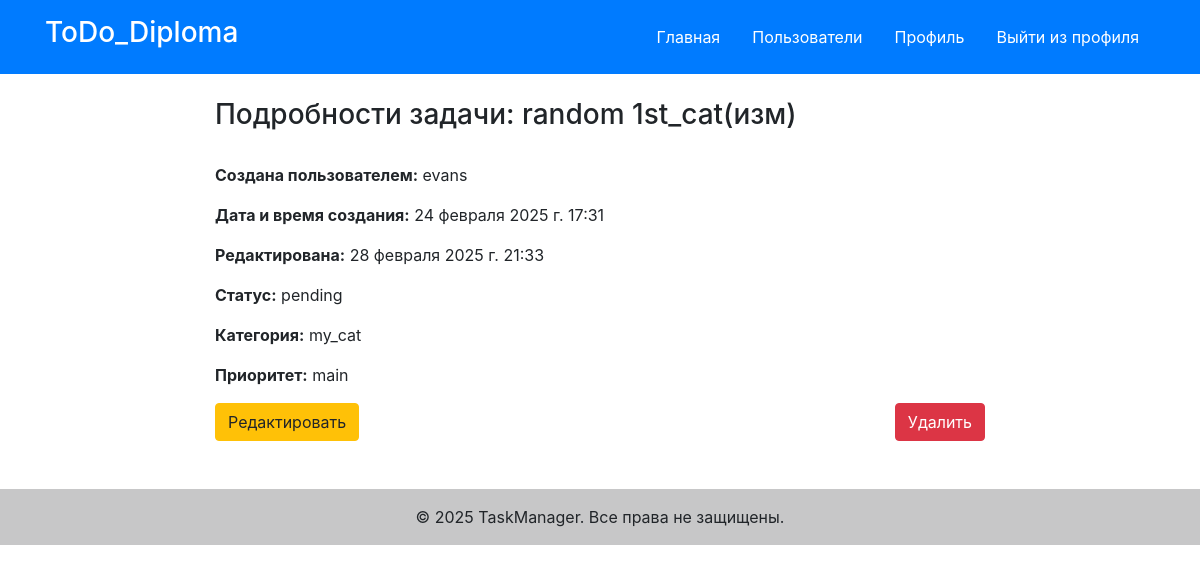
The page /task/14/ (signed in) on the database its author committed.
### task/models.py (models this page shows, shortened)
class Task(models.Model):
    STATUS_CHOICES = [
        ('pending', 'В ожидании'),
        ('in_progress', 'В процессе'),
        ('completed', 'Завершено'),
    ]
    created_by = models.ForeignKey(User, on_delete=models.CASCADE, related_name='tasks') # related_name позволяет обращаться к задачам пользователя через user.tasks.all().
    title = models.CharField(max_length=100)
    description = models.CharField(blank=True, null=True, max_length=255)
    status = models.CharField(max_length=20, choices=STATUS_CHOICES, default='pending')
    completed = models.BooleanField(default=False)
    created_at = models.DateTimeField(auto_now_add=True)
    completed_at = models.DateTimeField(blank=True, null=True)
    updated_at = models.DateTimeField(blank=True, null=True)
    deleted_at = models.DateTimeField(blank=True, null=True)
    deleted = models.BooleanField(default=False)
    category = models.ForeignKey(Category, on_delete=models.CASCADE) # автоматически удаляет или изменяет строки из зависимой таблицы при удалении или изменении связанных строк в главной таблице
    priority = models.ForeignKey(Priority, on_delete=models.CASCADE)
    is_deleted = models.BooleanField(default=False)  # Поле для soft delete пользователем
    class Meta:
        verbose_name = "Задача"
        verbose_name_plural = "Задачи"

### categories/models.py (models this page shows)
class Category(models.Model):
    created_by = models.ForeignKey(User, on_delete=models.CASCADE)
    name = models.CharField(max_length=50)
    description = models.CharField(max_length=255, blank=True, null=True)
    created_at = models.DateTimeField(auto_now_add=True)
    updated_at = models.DateTimeField(blank=True, null=True)
    deleted_at = models.DateTimeField(blank=True, null=True)
    deleted = models.BooleanField(default=False)
    def __str__(self):
        return self.name
    class Meta:
        verbose_name = "Категория"
        verbose_name_plural = "Категории"

### priorities/models.py (models this page shows)
class Priority(models.Model):
    created_by = models.ForeignKey(User, on_delete=models.CASCADE, related_name='priorities')
    name = models.CharField(max_length=20)
    created_at = models.DateTimeField(auto_now_add=True)
    updated_at = models.DateTimeField(blank=True, null=True)
    deleted_at = models.DateTimeField(blank=True, null=True)
    deleted = models.BooleanField(default=False)
    def __str__(self):
        return self.name
    class Meta:
        verbose_name = "Приоритет"
        verbose_name_plural = "Приоритеты"

### task/views.py (the view)
# urls.py: path('<int:pk>/', TaskDetailView.as_view(), name='task_detail'),
class TaskDetailView(LoginRequiredMixin, DetailView):
    model = Task
    template_name = 'task/task_detail.html'
    def get_queryset(self):
        return Task.objects.filter(created_by=self.request.user)

### task/templates/task/task_detail.html (shortened to what this page needs)
{% extends 'task/base.html' %}
{% block content %}
<div class="container mt-4" style="max-width: 800px; margin: auto;">
    <div class="d-flex justify-content-between align-items-center mb-4">
        <h1 class="h3">Подробности задачи: {{ object.title }}</h1>
    </div>
    <p><strong>Создана пользователем:</strong> {{ object.created_by }}</p>
    <p><strong>Дата и время создания:</strong> {{ object.created_at }}</p>
    <p><strong>Редактирована:</strong> {{ object.updated_at }}</p>
    <p><strong>Статус:</strong> {{ object.status }}</p>
    <p><strong>Категория:</strong> {{ object.category }}</p>
    <p><strong>Приоритет:</strong> {{ object.priority }}</p>
    <div class="d-flex justify-content-between align-items-center">
        <div class="me-auto">
            <a href="{% url 'task_edit' task.pk %}" class="btn btn-warning me-2">Редактировать</a>
        </div>
        <div class="d-flex ms-auto">
            <a href="{% url 'task_delete' task.pk %}" class="btn btn-danger me-2">Удалить</a>
        </div>
    </div>
</div>
{% endblock %}

### rows shown on the page
Task: title "random 1st_cat(изм)", created_by "evans", created_at "24 февраля 2025 г. 17:31", updated_at "28 февраля 2025 г. 21:33", status "pending", category "my_cat", priority "main"
